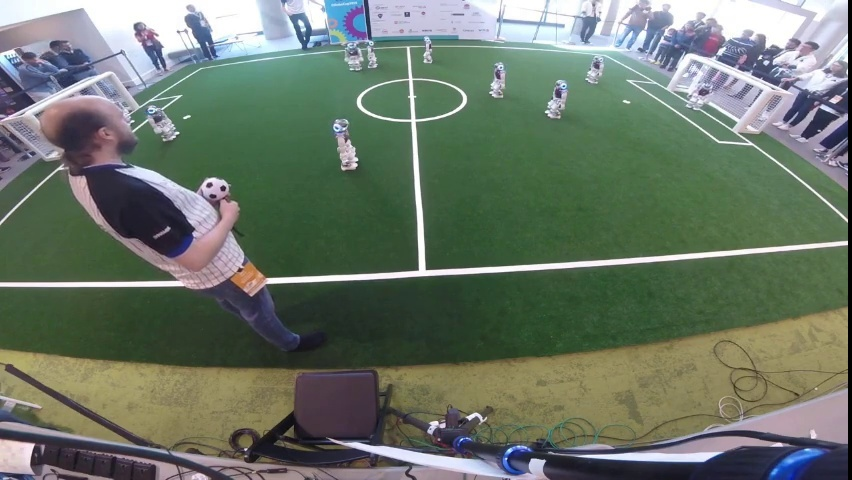
#> input picture background.jpg, 852 x 480 px, found by its file name
$ python extrinsic_parameters_D.py
#> lines starting #> are read from the running program, lines starting #| are printed output that depends on the picture
import cv2
import numpy as np

img = cv2.imread("background.jpg")
#> img is the input picture: shape (480, 852, 3); mean B, G, R 104.2, 117.8, 106.3
gray = cv2.cvtColor(img, cv2.COLOR_BGR2GRAY)
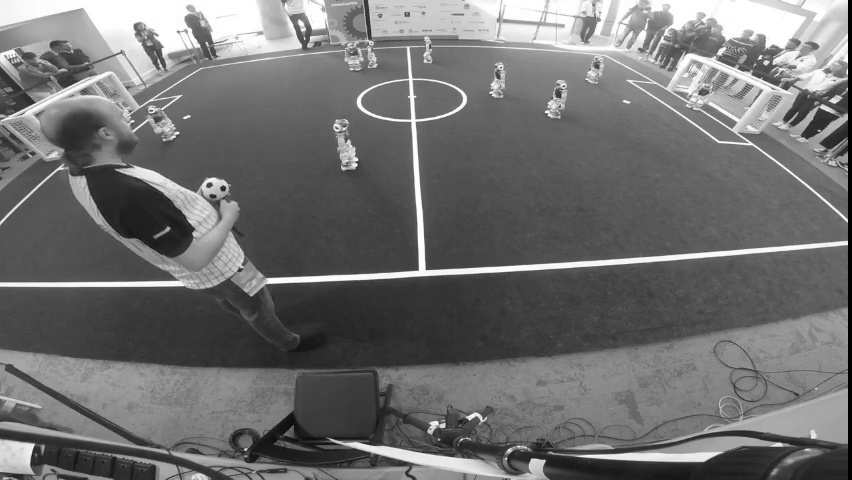
#> gray: shape (480, 852); min 0, max 255, mean 112.8


points=np.float32([[[4.5,0,0],[4.5,3,0],[4.5,6,0],[4.5,3.75,0],[4.5,2.25,0],[0.6,4.1,0],[0.6,1.9,0],[0,1.9,0],[0,4.1,0],[9,0,0],[9,1.9,0],[9,4.1,0],[0,5.76,0],[9,5.9,0]]])
objpoints = []
objpoints.append(points)

imgp = np.float32([[[614,70],[619,144],[635,407],[621,182],[617,118],[142,246],[269,142],[225,150],[87,253],[906,79],[985,125],[1127,216],[0,334],[1277,335]]])
imgpoints = []
imgpoints.append(imgp)


ret, mtx, dist, rvecs, tvecs = cv2.calibrateCamera(objpoints, imgpoints, gray.shape[::-1], None, None,flags= cv2.CALIB_FIX_ASPECT_RATIO +cv2.CALIB_FIX_K1 + cv2.CALIB_CB_MARKER + cv2.CALIB_FIX_TAUX_TAUY +  cv2.CALIB_SAME_FOCAL_LENGTH  )
#> ret = 23.2; dist = [[0, 0.00213, -0.00817, -0.0671, 0]]; rvecs = ([-0.81, 0.216, 0.108],); tvecs = ([-2.05, -4.37, 8.71],)

np.savez('calibration_old', distCoeff=dist, intrinsic_matrix=mtx)

# undistort
h,  w = img.shape[:2]
#> h = 480; w = 852
newcameramtx, roi = cv2.getOptimalNewCameraMatrix(mtx, dist, (w,h), 1, (w,h))
#> roi = (15, 69, 815, 396)
# undistort
mapx, mapy = cv2.initUndistortRectifyMap(mtx, dist, None, newcameramtx, (w,h), 5)
dst = cv2.remap(img, mapx, mapy, cv2.INTER_LINEAR)
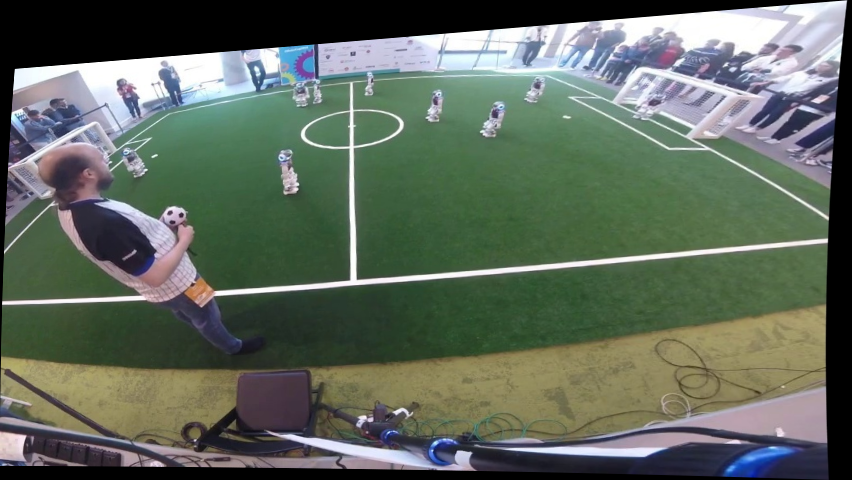
#> dst: shape (480, 852, 3); mean B, G, R 93.1, 105.5, 95.2
# crop the image# crop the image
dst_cropped = dst[70:h-300, 120:w-140]
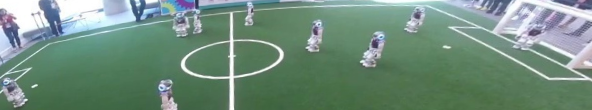
#> dst_cropped: shape (110, 592, 3); mean B, G, R 125.4, 141.6, 112.7
cv2.imwrite("undistort.jpg",dst)
cv2.imwrite("undistort_cropped.jpg",dst_cropped)
cv2.imwrite("img.jpg",img)

while True:

	cv2.imwrite("undistort.jpg",dst)
	cv2.imwrite("undistort_cropped.jpg",dst_cropped)
	cv2.imwrite("img.jpg",img)
	cv2.imshow("undistort_cropped ",dst_cropped)
	cv2.imshow("img",img)

	if cv2.waitKey(10) & 0xFF == ord('q'):
#> (key q is pressed here)
		break
